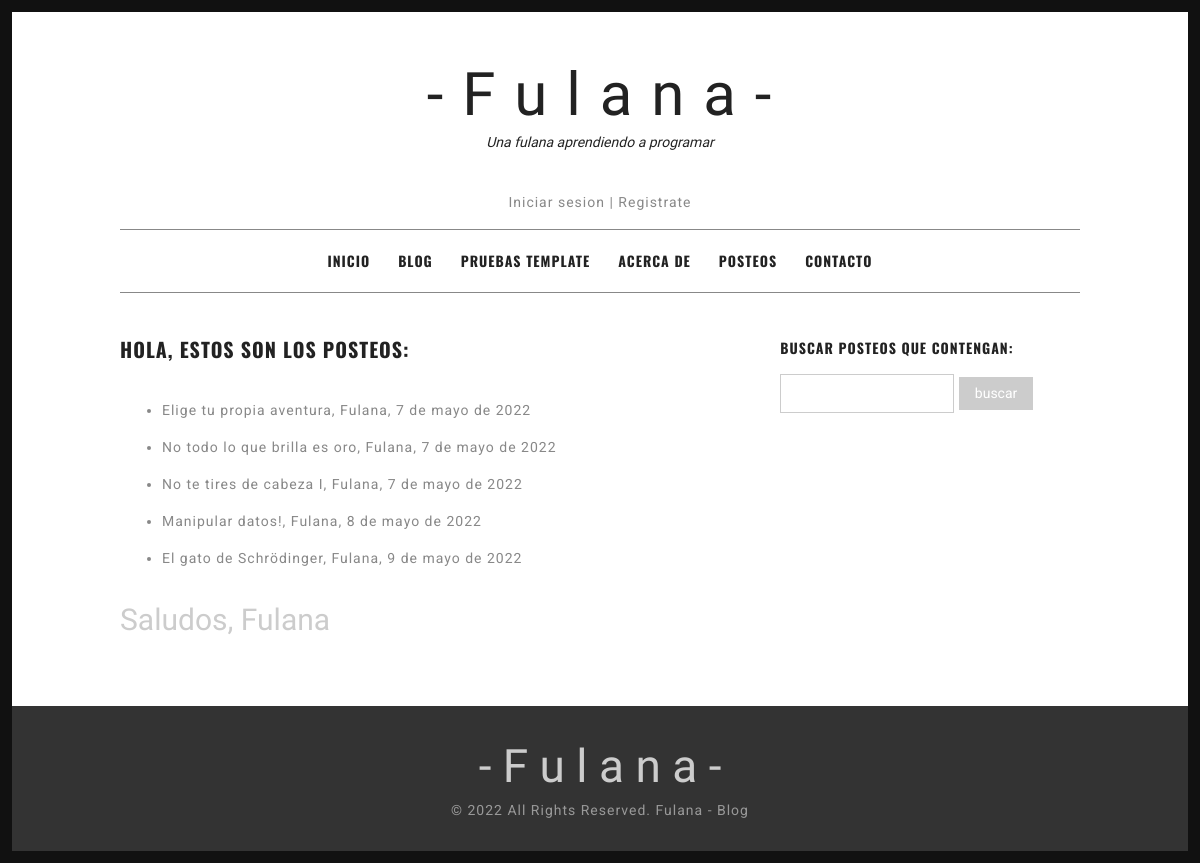
The app's page /AppFulana/TodosLosPosteos/, older data.
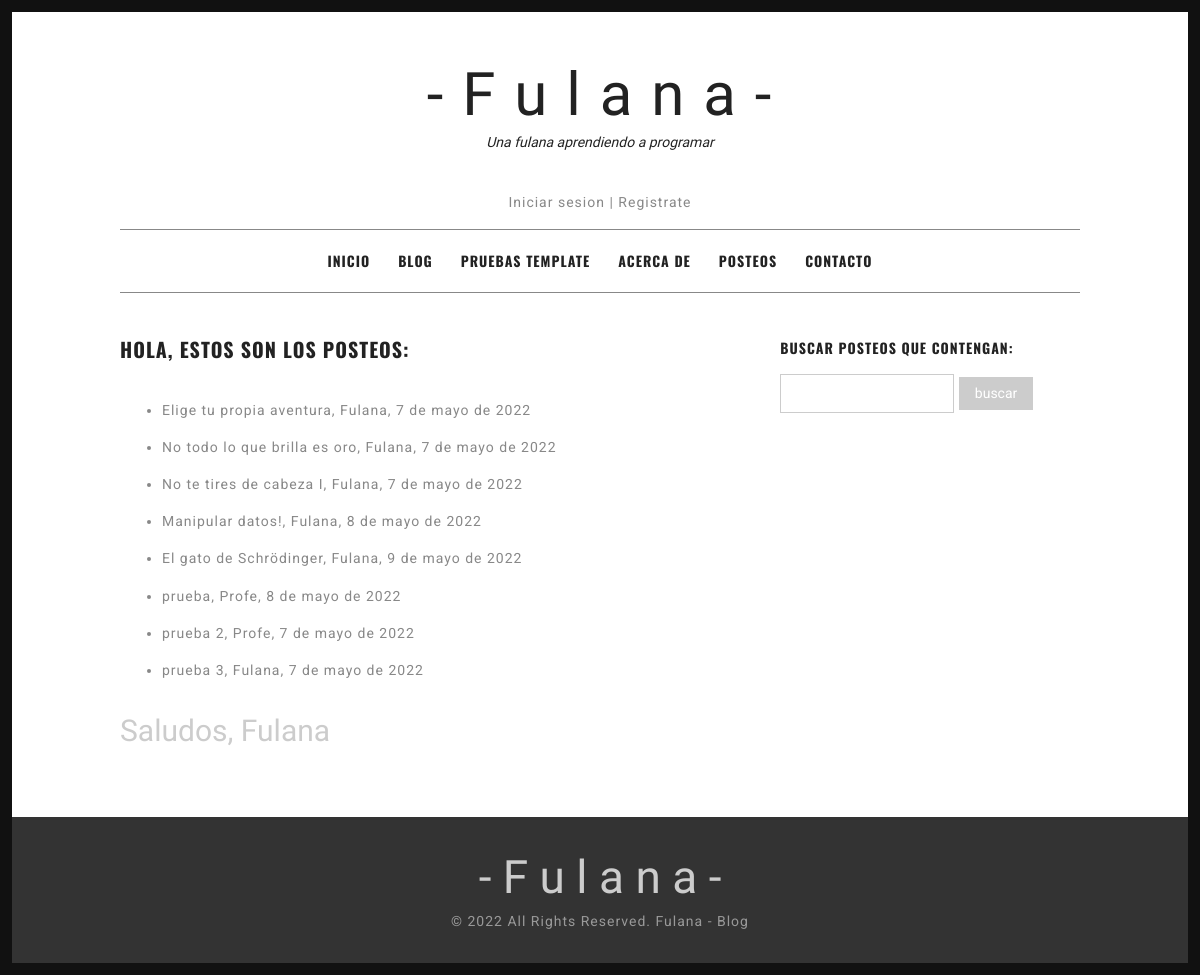
The same page, newer data.
### AppFulana/models.py (models this page shows, shortened)
class Posteo (models.Model):
    fechaPosteo = models.DateField()
    tituloPosteo = models.CharField(max_length=130)
    autorPosteo = models.ForeignKey(User, on_delete=models.CASCADE)
    bodyPosteo = models.TextField()
    class Meta:
        verbose_name = "Posteo"
        verbose_name_plural = "Posteos"

### AppFulana/views.py (the view)
# urls.py: path('TodosLosPosteos/', views.TodosLosPosteos.as_view(), name='TodosLosPosteos'),
class TodosLosPosteos (ListView):
    model = Posteo
    template_name = "AppFulana/todosLosPosteos.html"

### AppFulana/templates/AppFulana/todosLosPosteos.html (shortened to what this page needs)
{% extends "AppFulana/padre.html" %}
{% load static %}
{% block contenidoModificable %}
<div id="content" class="site-content">
    <div id="primary" class="content-area column two-thirds">
        <main id="main" class="site-main">
        <article class="hentry">
        <header class="entry-header">
        <h1 class="entry-title">HOLA, ESTOS SON LOS POSTEOS: </h1>
        </header>
        <div class="entry-content">
        <p>
            <ul>{%for posteo in object_list%}
                <li>
                    <a href="{% url 'PostIndividual' posteo.id %}"><p>{{posteo.tituloPosteo}}, {{posteo.autorPosteo}}, {{posteo.fechaPosteo}}</p></a>
                </li>
                {%endfor%}
            </ul>
        </p>
        <h2 style="font-family: 'Herr Von Muellerhoff';color:#ccc;font-weight:300;">Saludos, Fulana</h2>
        </div>
        </article>
        </main>
    </div>
    <div id="secondary" class="column third">
        <div id="sidebar-1" class="widget-area" role="complementary">
            <aside id="recent-posts-2" class="widget widget_recent_entries">
            <h4 class="widget-title">Buscar posteos que contengan:</h4>
                <form action="/AppFulana/buscarPosteo/" method="GET">
                    <input type="text" name="palabra" id="palabra">
                    <input type="submit" value="buscar">
                </form>
            </aside>
        </div>
    </div>
</div>
</div>
{% endblock %}

Row changes from the older to the newer data that the page shows:
added Posteo: tituloPosteo "prueba", autorPosteo "Profe", fechaPosteo "8 de mayo de 2022"
added Posteo: tituloPosteo "prueba 2", autorPosteo "Profe", fechaPosteo "7 de mayo de 2022"
added Posteo: tituloPosteo "prueba 3", autorPosteo "Fulana", fechaPosteo "7 de mayo de 2022"
